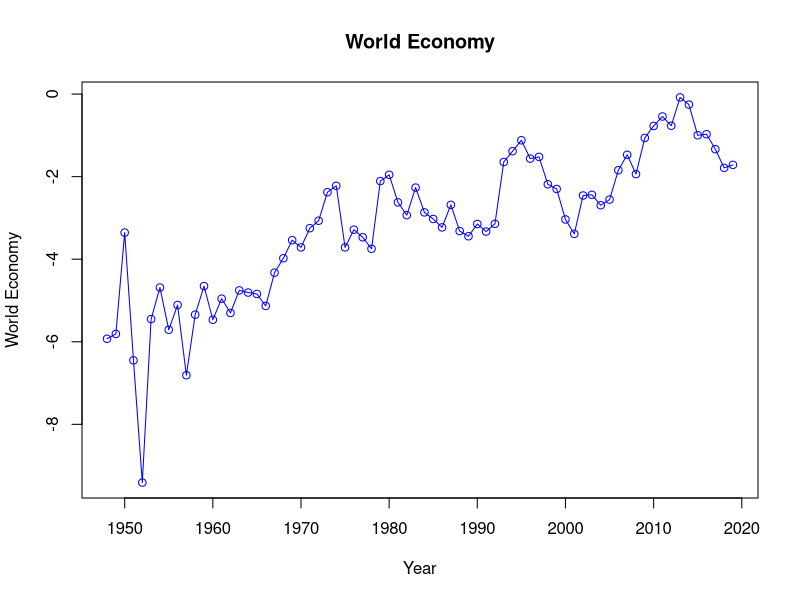

This chart was generated by the following R code:
#rm(list = ls())
#list.files()
graphics.off()
setwd("E:/CIND820/New folder/Mechandise export")
Data<- read.csv(file='us_trademerchbalance_csvn.csv', header = FALSE)
Data<-(Data[,2:73])
dim(Data)
Data <- na.omit(Data)
dim(Data)
#head(Data,2:2)
#head(Data, 3)
#tail(Data)
#summary(Data)
#str(Data)
nrow(Data)
ncol(Data)
dim(Data)
#par(mar=rep(2,4))
#par(mar=c(1,1,1,1))
plot(t(Data[1,]), t(Data[4,]), main="World Economy", 
     xlab="Year", ylab="World Economy", type="o", col="blue")
#plot(t(Data[1,1:10]),t(Data[4,1:10]))
#plot(Data[1,],Data[4,])
#dev.off()



